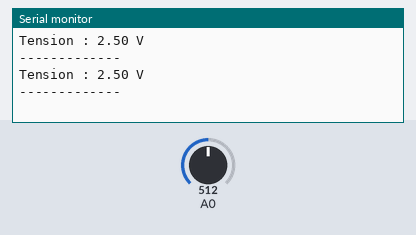
Recording of a sketch running on a simulated Arduino Uno, built with avr-gcc and run on an emulated ATmega328P. On the bench: the last lines printed to the serial monitor. The inputs (shaded band) are chosen by the test bench; at power-on: A0 = 512.

Above: at 2.8 s.
2.9 s: A0 set to 716
At 4.4 s:
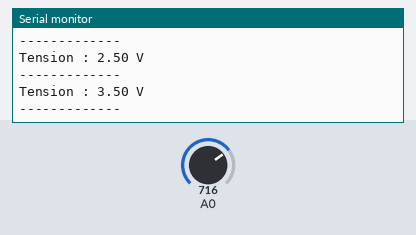
5.6 s: A0 set to 900
At 7.2 s:
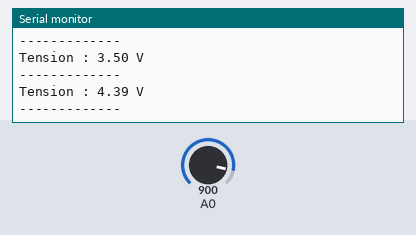
Timing chart, 0 to 8.7 s (numbered marks = the images above; inputs shaded):
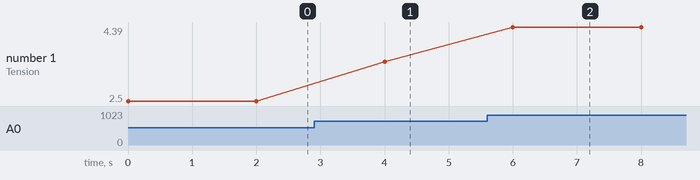

The sketch:

sct013.ino
```cpp
void setup() {
  Serial.begin(115200);

}

void loop() {
  float tension = analogRead(A0);
  float tension2 = (tension * 5) / 1024;
  Serial.print("Tension : ");
  Serial.print(tension2);
  Serial.print(" V");
  Serial.print("\n");
  Serial.print("-------------");
  Serial.print("\n");
  delay(2000);
}
```

Measured:
- after the input at 2.9 s, the serial monitor: prints a new line after 1.1 s (image 1)
- after the input at 5.6 s, the serial monitor: prints a new line after 0.40 s (image 2)
- plotted number 1: 2.5 → 3.5 after the input at 2.9 s, 3.5 → 4.39 after the input at 5.6 s
